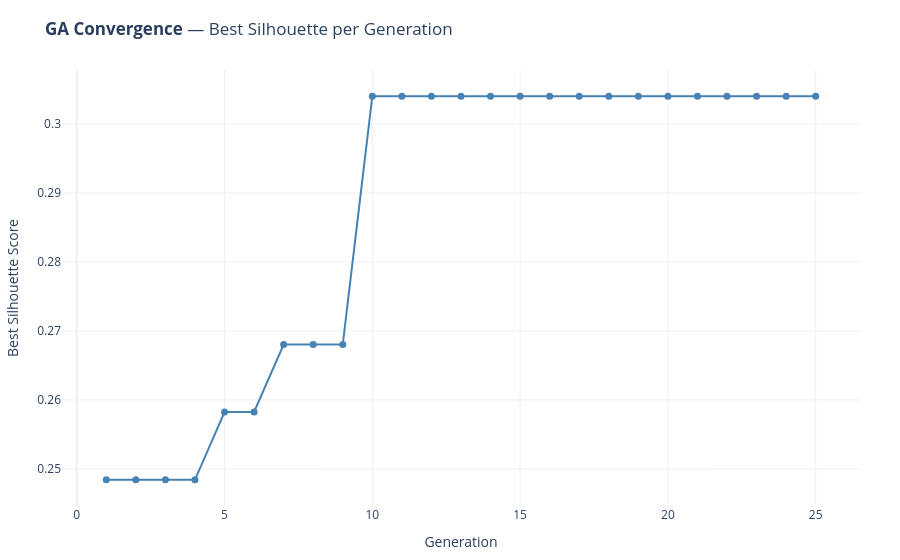

Notebook code for this chart:
### Code cell
# ── Genetic Algorithm Feature Selection ───────────────────────────────────────
# Evolves a population of feature subsets toward higher silhouette scores.
# Escapes local optima that greedy forward/backward selection gets stuck in.
# Requires the feature search cell above to have been run first (_best_sil).

POP_SIZE      = 50
N_GENERATIONS = 25
MUTATION_RATE = 0.08
MIN_FEAT_GA   = 4

np.random.seed(RANDOM_STATE)

def _ga_fitness(ind):
    feats = [FEATURES[i] for i, b in enumerate(ind) if b]
    if len(feats) < 2:
        return -1.0
    s, _ = _best_sil(coef_matrix[feats].values)
    return s

def _crossover(p1, p2):
    pt = np.random.randint(1, len(FEATURES))
    return np.concatenate([p1[:pt], p2[pt:]])

def _mutate(ind):
    ind = ind.copy()
    flip = np.random.random(len(ind)) < MUTATION_RATE
    ind[flip] = 1 - ind[flip]
    while ind.sum() < MIN_FEAT_GA:
        ind[np.random.randint(len(ind))] = 1
    return ind

def _rand_individual():
    while True:
        ind = np.random.binomial(1, 0.5, len(FEATURES)).astype(int)
        if ind.sum() >= MIN_FEAT_GA:
            return ind

# Seed population with forward/backward best sets where available
population = []
for n in range(MIN_FEATURES, len(FEATURES) + 1):
    for fn in [_backward_kept, _forward_kept]:
        kept = fn(n)
        if not kept:
            continue
        ind = np.array([1 if f in kept else 0 for f in FEATURES])
        if ind.sum() >= MIN_FEAT_GA:
            population.append(ind)
            if len(population) >= POP_SIZE // 2:
                break
    if len(population) >= POP_SIZE // 2:
        break
while len(population) < POP_SIZE:
    population.append(_rand_individual())

best_ever_ind = None
best_ever_fit = -1
gen_best_hist = []

print(f"Evolving {POP_SIZE} individuals × {N_GENERATIONS} generations...")
for gen in range(N_GENERATIONS):
    scores = [_ga_fitness(ind) for ind in population]

    gen_best = max(scores)
    gen_best_ind = population[np.argmax(scores)]
    if gen_best > best_ever_fit:
        best_ever_fit = gen_best
        best_ever_ind = gen_best_ind.copy()

    gen_best_hist.append(gen_best)
    print(f"  Gen {gen+1:2d}: best={gen_best:.4f}  mean={np.mean(scores):.4f}  n_feat={int(gen_best_ind.sum())}")

    # Tournament selection
    selected = []
    for _ in range(POP_SIZE):
        i, j = np.random.choice(POP_SIZE, 2, replace=False)
        selected.append(population[i] if scores[i] >= scores[j] else population[j])

    # Crossover + mutate, keep best (elitism)
    offspring = [best_ever_ind.copy()]
    for i in range(0, POP_SIZE - 1, 2):
        c1 = _mutate(_crossover(selected[i], selected[i + 1]))
        c2 = _mutate(_crossover(selected[i + 1], selected[i]))
        offspring.extend([c1, c2])
    population = offspring[:POP_SIZE]

GA_FEATURES = [FEATURES[i] for i, b in enumerate(best_ever_ind) if b]
print(f"\nGA best: {len(GA_FEATURES)} features  silhouette={best_ever_fit:.4f}")
print(f"GA features: {GA_FEATURES}")

# ── Compare all methods ───────────────────────────────────────────────────────
print("\n── Comparison ──────────────────────────────────────────────────────")
b_best = backward_df.loc[backward_df["silhouette"].idxmax()]
print(f"  Backward best: n={int(b_best['n_features'])}  sil={b_best['silhouette']:.4f}  k={int(b_best['best_k'])}")
if not forward_df.empty:
    f_best = forward_df.loc[forward_df["silhouette"].idxmax()]
    print(f"  Forward best:  n={int(f_best['n_features'])}  sil={f_best['silhouette']:.4f}  k={int(f_best['best_k'])}")
else:
    print("  Forward best:  (no results — re-run feature search cell first)")
print(f"  GA best:       n={len(GA_FEATURES)}  sil={best_ever_fit:.4f}")

ga_set   = set(GA_FEATURES)
b_set_ga = _backward_kept(len(GA_FEATURES))
f_set_ga = _forward_kept(len(GA_FEATURES))
all_agree = ga_set & b_set_ga & f_set_ga
print(f"\n  All three agree on ({len(all_agree)}): {sorted(all_agree)}")
print(f"  GA only: {sorted(ga_set - b_set_ga - f_set_ga)}")

CLUSTER_FEATURES = GA_FEATURES
print(f"\nCLUSTER_FEATURES updated to GA result.")

# ── Convergence plot ──────────────────────────────────────────────────────────
fig = go.Figure(go.Scatter(
    x=list(range(1, N_GENERATIONS + 1)),
    y=gen_best_hist,
    mode="lines+markers",
    marker=dict(size=7, color="steelblue"),
    line=dict(color="steelblue", width=2),
    hovertemplate="Gen %{x}: best sil=%{y:.4f}<extra></extra>",
))
fig.update_layout(
    title=dict(text="<b>GA Convergence</b> — Best Silhouette per Generation", font_size=17),
    xaxis_title="Generation",
    yaxis_title="Best Silhouette Score",
    template=PLOTLY_TEMPLATE,
    height=360,
    margin=dict(l=60, r=40, t=70, b=50),
)
fig.show()

### Figure 1 — Plotly figure (JSON) as saved in the notebook; plotly's stock layout.template omitted (floating-point values rounded to 4 significant figures)
{"data": [{"hovertemplate": "Gen %{x}: best sil=%{y:.4f}<extra></extra>", "line": {"color": "steelblue", "width": 2}, "marker": {"color": "steelblue", "size": 7}, "mode": "lines+markers", "type": "scatter", "x": [1, 2, 3, 4, 5, 6, 7, 8, 9, 10, 11, 12, 13, 14, 15, 16, 17, 18, 19, 20, 21, 22, 23, 24, 25], "y": [0.2484, 0.2484, 0.2484, 0.2484, 0.2582, 0.2582, 0.268, 0.268, 0.268, 0.3041, 0.3041, 0.3041, 0.3041, 0.3041, 0.3041, 0.3041, 0.3041, 0.3041, 0.3041, 0.3041, 0.3041, 0.3041, 0.3041, 0.3041, 0.3041]}], "layout": {"autosize": true, "margin": {"b": 50, "l": 60, "r": 40, "t": 70}, "title": {"font": {"size": 17}, "text": "<b>GA Convergence</b> — Best Silhouette per Generation"}, "xaxis": {"autorange": true, "range": [-0.4645, 26.46], "title": {"text": "Generation"}, "type": "linear"}, "yaxis": {"autorange": true, "range": [0.244, 0.3085], "title": {"text": "Best Silhouette Score"}, "type": "linear"}}}
